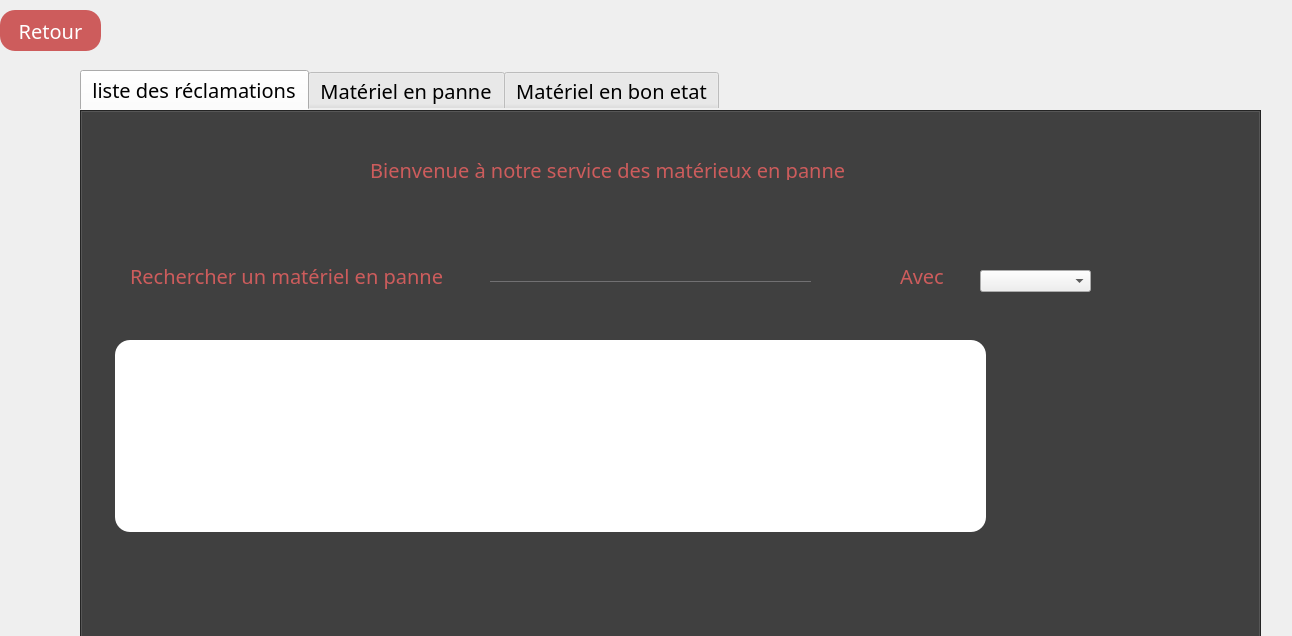
<?xml version="1.0" encoding="UTF-8"?>
<ui version="4.0">
 <class>Maintenance</class>
 <widget class="QDialog" name="Maintenance">
  <property name="geometry">
   <rect>
    <x>0</x>
    <y>0</y>
    <width>1292</width>
    <height>636</height>
   </rect>
  </property>
  <property name="windowTitle">
   <string>Dialog</string>
  </property>
  <property name="styleSheet">
   <string notr="true">*{
font-family:century gothic;
font-size :20px;

}
 QTabWidget{
background:#333;
border-radius:15px;
}

QLabel {
postion:center;
color :#CD5C5C;
}
QTableView {
background:white;
border-radius:15px;
font-size :20px;

}
QPushButton {
background: #CD5C5C;border:none;
color:white;
 border-radius: 15px;
}
QPushButton:hover
{ color:white;
 border-radius: 15px;
background-color :#F08080;border:none;
}</string>
  </property>
  <widget class="QTabWidget" name="tabWidget">
   <property name="geometry">
    <rect>
     <x>80</x>
     <y>70</y>
     <width>1181</width>
     <height>571</height>
    </rect>
   </property>
   <property name="currentIndex">
    <number>0</number>
   </property>
   <widget class="QWidget" name="tab">
    <attribute name="title">
     <string>liste des réclamations</string>
    </attribute>
    <widget class="QLabel" name="label_5">
     <property name="geometry">
      <rect>
       <x>285</x>
       <y>50</y>
       <width>561</width>
       <height>20</height>
      </rect>
     </property>
     <property name="text">
      <string> Bienvenue à notre service des matérieux en panne</string>
     </property>
    </widget>
    <widget class="QTableView" name="tableView">
     <property name="geometry">
      <rect>
       <x>35</x>
       <y>230</y>
       <width>871</width>
       <height>192</height>
      </rect>
     </property>
    </widget>
    <widget class="QLineEdit" name="filter_line_2">
     <property name="geometry">
      <rect>
       <x>410</x>
       <y>150</y>
       <width>321</width>
       <height>22</height>
      </rect>
     </property>
     <property name="styleSheet">
      <string notr="true">QLineEdit{
background:transparent;
border:none;
color: #717072;
border-bottom:1px solid #717072;
}</string>
     </property>
    </widget>
    <widget class="QLabel" name="label_13">
     <property name="geometry">
      <rect>
       <x>50</x>
       <y>140</y>
       <width>341</width>
       <height>51</height>
      </rect>
     </property>
     <property name="text">
      <string>Rechercher un matériel en panne</string>
     </property>
    </widget>
    <widget class="QLabel" name="label_14">
     <property name="geometry">
      <rect>
       <x>820</x>
       <y>140</y>
       <width>241</width>
       <height>51</height>
      </rect>
     </property>
     <property name="text">
      <string>Avec</string>
     </property>
    </widget>
    <widget class="QComboBox" name="comboBox">
     <property name="geometry">
      <rect>
       <x>900</x>
       <y>160</y>
       <width>111</width>
       <height>22</height>
      </rect>
     </property>
    </widget>
   </widget>
   <widget class="QWidget" name="tab_2">
    <attribute name="title">
     <string>Matériel en panne</string>
    </attribute>
    <widget class="QLabel" name="label_11">
     <property name="geometry">
      <rect>
       <x>290</x>
       <y>10</y>
       <width>531</width>
       <height>51</height>
      </rect>
     </property>
     <property name="text">
      <string>Envoyer un matériel en panne au maintenance</string>
     </property>
    </widget>
    <widget class="QLineEdit" name="etat">
     <property name="geometry">
      <rect>
       <x>270</x>
       <y>200</y>
       <width>211</width>
       <height>22</height>
      </rect>
     </property>
     <property name="styleSheet">
      <string notr="true">QLineEdit{
background:transparent;
border:none;
color: #717072;
border-bottom:1px solid #717072;
}</string>
     </property>
    </widget>
    <widget class="QPushButton" name="pushButton">
     <property name="geometry">
      <rect>
       <x>680</x>
       <y>140</y>
       <width>141</width>
       <height>51</height>
      </rect>
     </property>
     <property name="text">
      <string>Envoyer</string>
     </property>
    </widget>
    <widget class="QLineEdit" name="code">
     <property name="geometry">
      <rect>
       <x>270</x>
       <y>100</y>
       <width>211</width>
       <height>22</height>
      </rect>
     </property>
     <property name="styleSheet">
      <string notr="true">QLineEdit{
background:transparent;
border:none;
color: #717072;
border-bottom:1px solid #717072;
}</string>
     </property>
    </widget>
    <widget class="QLabel" name="label">
     <property name="geometry">
      <rect>
       <x>20</x>
       <y>110</y>
       <width>211</width>
       <height>16</height>
      </rect>
     </property>
     <property name="text">
      <string>Code materiel</string>
     </property>
    </widget>
    <widget class="QLabel" name="label_4">
     <property name="geometry">
      <rect>
       <x>20</x>
       <y>210</y>
       <width>161</width>
       <height>16</height>
      </rect>
     </property>
     <property name="text">
      <string>Etat materiel</string>
     </property>
    </widget>
    <widget class="QLineEdit" name="probleme">
     <property name="geometry">
      <rect>
       <x>270</x>
       <y>150</y>
       <width>211</width>
       <height>22</height>
      </rect>
     </property>
     <property name="styleSheet">
      <string notr="true">QLineEdit{
background:transparent;
border:none;
color: #717072;
border-bottom:1px solid #717072;
}</string>
     </property>
    </widget>
    <widget class="QLabel" name="label_2">
     <property name="geometry">
      <rect>
       <x>20</x>
       <y>150</y>
       <width>221</width>
       <height>31</height>
      </rect>
     </property>
     <property name="text">
      <string>Probléme </string>
     </property>
    </widget>
    <widget class="QTableView" name="tableView_2">
     <property name="geometry">
      <rect>
       <x>30</x>
       <y>320</y>
       <width>1101</width>
       <height>151</height>
      </rect>
     </property>
     <property name="styleSheet">
      <string notr="true">/*QTableView::item
{
anchors.fill: racesWindow
        width: 840
        height: 400
       
}
*/</string>
     </property>
    </widget>
   </widget>
   <widget class="QWidget" name="tab_3">
    <attribute name="title">
     <string>Matériel en bon etat</string>
    </attribute>
    <widget class="QComboBox" name="comboBox_2">
     <property name="geometry">
      <rect>
       <x>400</x>
       <y>210</y>
       <width>401</width>
       <height>22</height>
      </rect>
     </property>
    </widget>
    <widget class="QPushButton" name="Submit_2">
     <property name="geometry">
      <rect>
       <x>460</x>
       <y>360</y>
       <width>221</width>
       <height>51</height>
      </rect>
     </property>
     <property name="styleSheet">
      <string notr="true">QPushButton {
background-color :#CD5C5C;border:none;
color:white;
border-radius:15px;
}</string>
     </property>
     <property name="text">
      <string>Libérer</string>
     </property>
    </widget>
    <widget class="QLabel" name="label_12">
     <property name="geometry">
      <rect>
       <x>350</x>
       <y>70</y>
       <width>431</width>
       <height>51</height>
      </rect>
     </property>
     <property name="text">
      <string>Matériel en Bon etat</string>
     </property>
    </widget>
    <widget class="QLabel" name="label_10">
     <property name="geometry">
      <rect>
       <x>60</x>
       <y>190</y>
       <width>271</width>
       <height>51</height>
      </rect>
     </property>
     <property name="text">
      <string>Entrer le code à barre</string>
     </property>
    </widget>
   </widget>
  </widget>
  <widget class="QPushButton" name="Submit_3">
   <property name="geometry">
    <rect>
     <x>0</x>
     <y>10</y>
     <width>101</width>
     <height>41</height>
    </rect>
   </property>
   <property name="styleSheet">
    <string notr="true">QPushButton {
background-color :#CD5C5C;border:none;
color:white;
border-radius:15px;
}</string>
   </property>
   <property name="text">
    <string>Retour</string>
   </property>
  </widget>
 </widget>
 <resources/>
 <connections/>
</ui>
